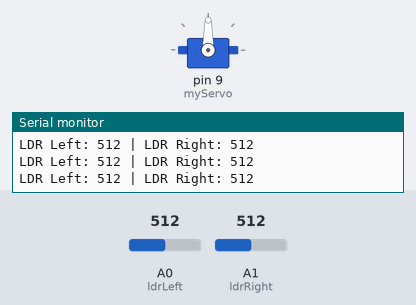
Recording of a sketch running on a simulated Arduino Uno, built with avr-gcc and run on an emulated ATmega328P. Shown: servo, the last lines printed to the serial monitor. The inputs (shaded band) are chosen by the test bench; at power-on: A0 (ldrLeft) = 512, A1 (ldrRight) = 512.

Above: at 1.2 s.
1.3 s: A0 (ldrLeft) set to 545
2.8 s: A0 (ldrLeft) set to 580
At 3.47 s:
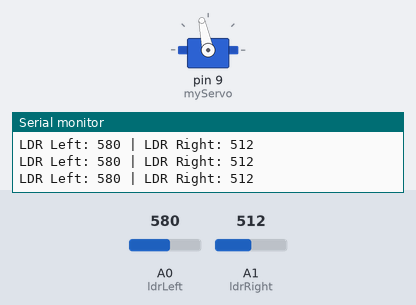
5.8 s: A0 (ldrLeft) set to 511
At 5.8 s:
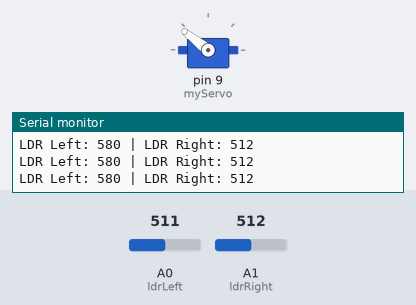
7.3 s: A1 (ldrRight) set to 477
8.8 s: A1 (ldrRight) set to 449
At 11.8 s:
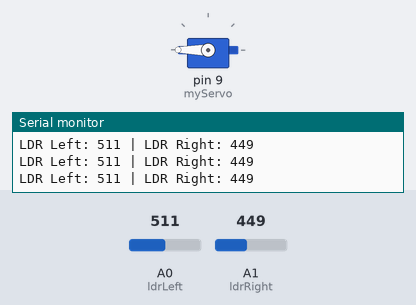
Timing chart, 0 to 12.8 s (numbered marks = the images above; inputs shaded):
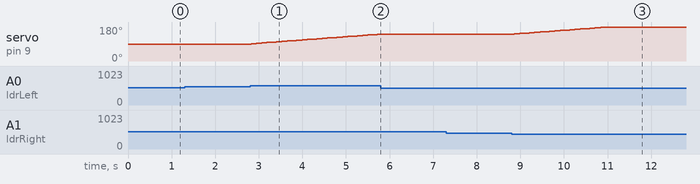

Measured:
- the behaviour switches between 562 and 563 on A0 (ldrLeft) (found by bisection; images 0 and 1)
- the behaviour switches between 461 and 460 on A1 (ldrRight) (found by bisection; images 2 and 3)
- after the input at 2.8 s, servo on pin 9 (myServo): moves from 90° to 142° over 2.9 s, starting at once
- after the input at 5.8 s, servo on pin 9 (myServo): stays 142° (without the input it goes to 143° after 0.03 s)
- after the input at 8.8 s, servo on pin 9 (myServo): moves from 142° to 180° over 2.1 s, starting after 0.06 s

The sketch:

solar_detector_rotatator1.ino
```cpp
#include <Servo.h>

Servo myServo;

int ldrLeft = A0;
int ldrRight = A1;
int pos = 90; // Start in middle

void setup() {
  myServo.attach(9);  // Servo signal on D9
  myServo.write(pos);
  Serial.begin(9600);
}

void loop() {
  int leftValue = analogRead(ldrLeft);
  int rightValue = analogRead(ldrRight);

  Serial.print("LDR Left: ");
  Serial.print(leftValue);
  Serial.print(" | LDR Right: ");
  Serial.println(rightValue);

  int diff = leftValue - rightValue;

  if (abs(diff) > 50) { // Threshold to avoid unnecessary jitter
  if (diff > 0 && pos < 180) pos++;
  else if (diff < 0 && pos > 0) pos--;
  myServo.write(pos);
  delay(15);  // Smooth movement
}


  if (abs(diff) > 50) { // Adjust sensitivity
    if (diff > 0 && pos < 180) {
      pos++;
    } else if (diff < 0 && pos > 0) {
      pos--;
    }
    myServo.write(pos);
  }

  delay(100); // Smooth movement
}
```
